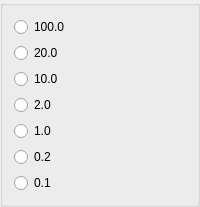
           <widget class="QGroupBox" name="groupBox">
            <property name="title">
             <string/>
            </property>
            <layout class="QVBoxLayout" name="verticalLayout_2">
             <item>
              <widget class="QRadioButton" name="Step100Btn">
               <property name="text">
                <string>100.0</string>
               </property>
              </widget>
             </item>
             <item>
              <widget class="QRadioButton" name="Step20Btn">
               <property name="text">
                <string>20.0</string>
               </property>
              </widget>
             </item>
             <item>
              <widget class="QRadioButton" name="Step10Btn">
               <property name="text">
                <string>10.0</string>
               </property>
              </widget>
             </item>
             <item>
              <widget class="QRadioButton" name="Step2Btn">
               <property name="text">
                <string>2.0</string>
               </property>
              </widget>
             </item>
             <item>
              <widget class="QRadioButton" name="Step1Btn">
               <property name="text">
                <string>1.0</string>
               </property>
              </widget>
             </item>
             <item>
              <widget class="QRadioButton" name="StepPtTwoBtn">
               <property name="text">
                <string>0.2</string>
               </property>
              </widget>
             </item>
             <item>
              <widget class="QRadioButton" name="StepPtOneBtn">
               <property name="text">
                <string>0.1</string>
               </property>
              </widget>
             </item>
            </layout>
           </widget>
